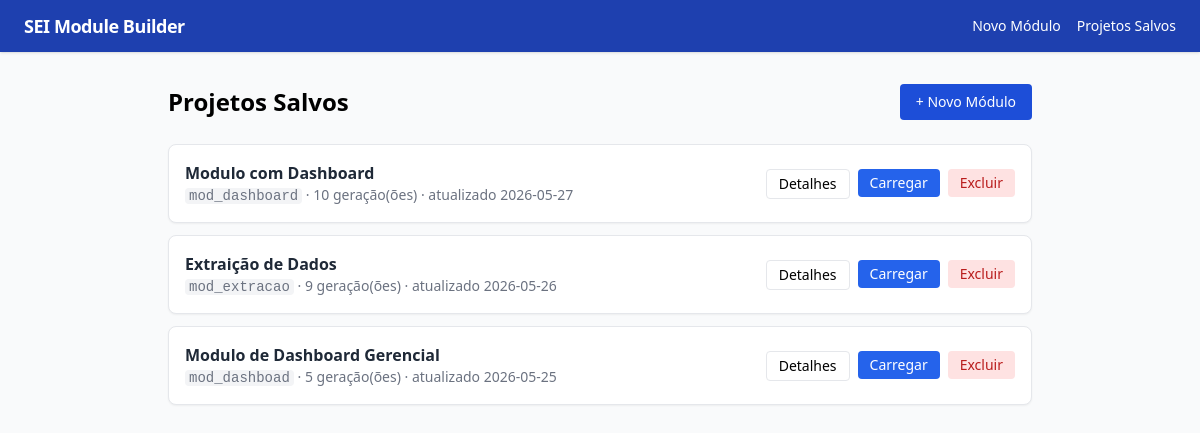
/projetos, run on an earlier commit of the app's database.
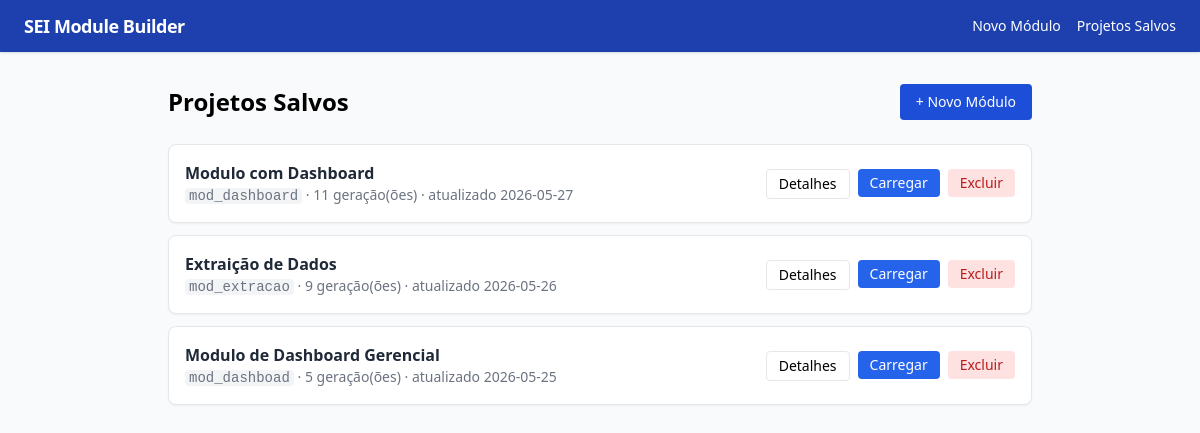
And on a later commit of the database.
### tables this page shows
CREATE TABLE projetos (
    id           INTEGER PRIMARY KEY AUTOINCREMENT,
    slug         TEXT NOT NULL,
    nome         TEXT NOT NULL,
    definicao    TEXT NOT NULL,   -- JSON completo de ModuloDefinicao
    criado_em    TEXT NOT NULL,
    atualizado_em TEXT NOT NULL
);

### main.py (the view)
@app.get("/projetos", response_class=HTMLResponse)
async def projetos_list(request: Request):
    return templates.TemplateResponse(request, "projetos/index.html", context={
        "flashes":  get_flashes(request),
        "projetos": listar_projetos(),
    })

### templates/projetos/index.html (shortened to what this page needs)
{% extends "base.html" %}
{% block content %}
<div class="flex items-center justify-between mb-6">
  <h1 class="text-2xl font-bold">Projetos Salvos</h1>
  <a href="/wizard/1" class="bg-blue-700 text-white px-4 py-2 rounded hover:bg-blue-800 text-sm">+ Novo Módulo</a>
</div>
{% if projetos %}
<div class="space-y-3">
  {% for p in projetos %}
  <div class="bg-white border rounded-lg p-4 shadow-sm flex items-center justify-between">
    <div>
      <p class="font-semibold text-gray-800">{{ p.nome }}</p>
      <p class="text-sm text-gray-500">
        <code class="bg-gray-100 px-1 rounded">{{ p.slug }}</code>
        · {{ p.total_geracoes }} geração(ões)
        · atualizado {{ p.atualizado_em[:10] }}
      </p>
    </div>
    <div class="flex gap-2">
      <a href="/projetos/{{ p.id }}" class="border px-3 py-1 rounded text-sm hover:bg-gray-50">Detalhes</a>
      <form method="POST" action="/projetos/{{ p.id }}/carregar">
        <button class="bg-blue-600 text-white px-3 py-1 rounded text-sm hover:bg-blue-700">Carregar</button>
      </form>
      <form method="POST" action="/projetos/{{ p.id }}/excluir"
            onsubmit="return confirm('Excluir projeto {{ p.nome }}?')">
        <button class="bg-red-100 text-red-700 px-3 py-1 rounded text-sm hover:bg-red-200">Excluir</button>
      </form>
    </div>
  </div>
  {% endfor %}
</div>
{% else %}
<div class="text-center py-16 text-gray-400">
  <p class="text-4xl mb-3">📂</p>
  <p>Nenhum projeto salvo ainda.</p>
  <a href="/wizard/1" class="text-blue-600 underline text-sm">Criar o primeiro módulo</a>
</div>
{% endif %}
{% endblock %}

What changed in the data, as far as the page shows it:
changed projetos "Modulo com Dashboard": total_geracoes "10" → "11"
